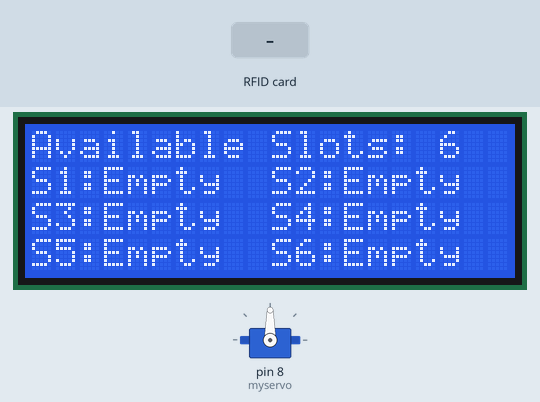
A sketch run on a simulated Arduino Uno, built with avr-gcc and run on an emulated ATmega328P. On the bench: servo, 20×4 character LCD. Wiring (inferred from the names in the program): 8 × IR receiver: data pin 2 / data pin 3 / data pin 4 / data pin 5 / data pin 6 / data pin 7 / data A0 / data A1. The inputs (shaded band) are chosen by the test bench. What the sketch prints to the serial monitor is not drawn.

Above: at 3.3 s.
3.4 s: RFID card A3 FC E7 1A held to the reader
At 3.8 s:
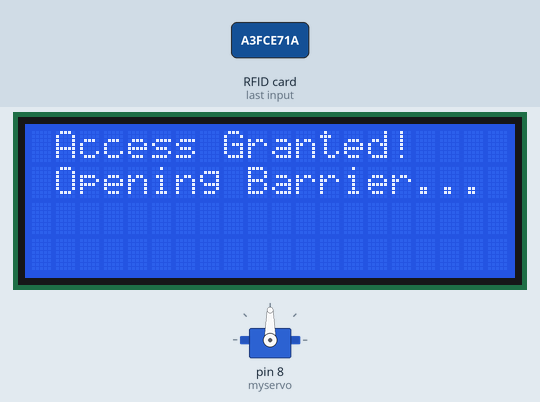
6.4 s: RFID card 5E 7A 19 C4 held to the reader
At 7.5 s:
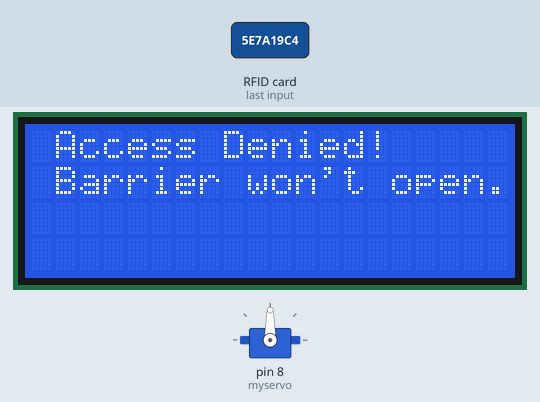
9.4 s: RFID card 99 AA 24 74 held to the reader
At 12.6 s:
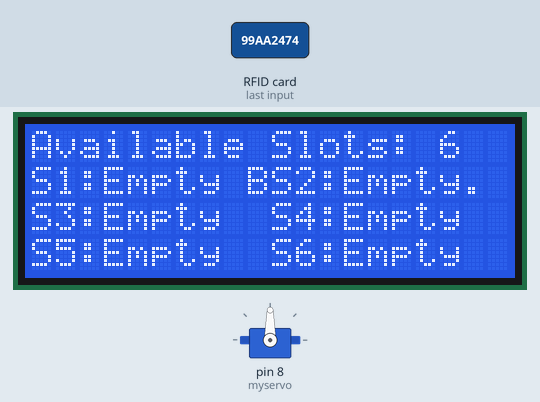
Timing chart, 0 to 14.1 s (numbered marks = the images above; inputs shaded):
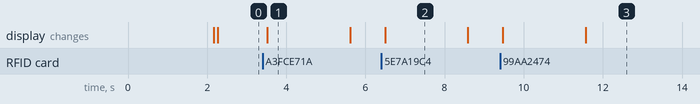

Measured:
- after the input at 3.4 s, the display: changes after 0.12 s (image 1)
- after the input at 6.4 s, the display: changes after 0.10 s (image 2)
- after the input at 9.4 s, the display: first changes after 0.07 s (image 3 shows a later state)
- what the display in image 1 shows lasts 2.1 s, from 3.5 s to 5.6 s

The sketch:

Car_Parking_System_LCD.ino
```cpp
#include <Servo.h>  // includes the servo library
#include <Wire.h>
#include <LiquidCrystal_I2C.h>
#include <SPI.h>
#include <MFRC522.h>

#define RST_PIN 9
#define SS_PIN 10
LiquidCrystal_I2C lcd(0x27, 20, 4);

Servo myservo;
byte readCard[4];
String MasterTag1 = "441BB71";  // REPLACE this Tag ID with your Tag ID!!!
String MasterTag2 = "A3FCE71A";  // REPLACE this Tag ID with your Tag ID!!!
String MasterTag3 = "99AA2474";  // REPLACE this Tag ID with your Tag ID!!!
String tagID = "";
boolean scan = false;

// Create instances
MFRC522 mfrc522(SS_PIN, RST_PIN);

#define ir_enter A0
#define ir_back A1

#define ir_car1 2
#define ir_car2 3
#define ir_car3 4
#define ir_car4 5
#define ir_car5 6
#define ir_car6 7

int rembal = 100;
int balance;
int S1 = 0, S2 = 0, S3 = 0, S4 = 0, S5 = 0, S6 = 0;
int flag1 = 0, flag2 = 0;
int slot = 6;
unsigned long barrierTimer = 0; // Timer for the barrier
unsigned long entryTime = 0; // Timer for entry
const unsigned long barrierDelay = 3000; // 3 seconds delay for the barrier
const unsigned long exitDelay = 3000; // 3 seconds delay after entry

void setup() {
  Serial.begin(9600);
  SPI.begin();         // SPI bus
  mfrc522.PCD_Init();  // MFRC522
  pinMode(ir_car1, INPUT);
  pinMode(ir_car2, INPUT);
  pinMode(ir_car3, INPUT);
  pinMode(ir_car4, INPUT);
  pinMode(ir_car5, INPUT);
  pinMode(ir_car6, INPUT);

  pinMode(ir_enter, INPUT);
  pinMode(ir_back, INPUT);

  myservo.attach(8);
  myservo.write(90); // Start with the barrier closed

  lcd.init();
  lcd.backlight();
  lcd.setCursor(0, 0);
  lcd.print("      IoT Based   ");
  lcd.setCursor(0, 1);
  lcd.print("    Car  Parking     ");
  lcd.setCursor(0, 2);
  lcd.print("       System     ");
  delay(2000);
  lcd.clear();
}

void loop() {
  Read_Sensor();  // Read the sensor data in each loop iteration

  // Calculate available slots based on the IR sensor data
  int totalFilledSlots = S1 + S2 + S3 + S4 + S5 + S6;
  slot = 6 - totalFilledSlots;  // Assuming there are 6 total slots

  // RFID Logic
  while (getID()) {
    if (tagID == MasterTag1 || tagID == MasterTag2 || tagID == MasterTag3) {
      scan = true;
      rembal = rembal - 20;
      if (rembal < 0) {
        scan = false;
        rembal = 0;
        lcd.clear();
        lcd.setCursor(0, 0);
        lcd.print(" Sorry Low Balance");
      } else {
        lcd.clear();
        lcd.setCursor(0, 0);
        lcd.print(" Access Granted!");
        lcd.setCursor(0, 1);
        lcd.print(" Opening Barrier...");
      }
      Serial.println(rembal);
      Serial.println(scan);
    } else {
      lcd.clear();
      lcd.setCursor(0, 0);
      lcd.print(" Access Denied!");
      lcd.setCursor(0, 1);
      lcd.print(" Barrier won't open.");
    }
    Serial.print(" ID : ");
    Serial.println(tagID);
    delay(2000);
  }

  // Update the LCD with available slots and their status
  lcd.setCursor(0, 0);
  lcd.print("Available Slots: ");
  lcd.print(slot);
  lcd.print(" ");

  // Display slot statuses
  lcd.setCursor(0, 1);
  lcd.print("S1:"); lcd.print(S1 == 1 ? "Fill " : "Empty");
  lcd.setCursor(10, 1);
  lcd.print("S2:"); lcd.print(S2 == 1 ? "Fill " : "Empty");

  lcd.setCursor(0, 2);
  lcd.print("S3:"); lcd.print(S3 == 1 ? "Fill " : "Empty");
  lcd.setCursor(10, 2);
  lcd.print("S4:"); lcd.print(S4 == 1 ? "Fill " : "Empty");

  lcd.setCursor(0, 3);
  lcd.print("S5:"); lcd.print(S5 == 1 ? "Fill " : "Empty");
  lcd.setCursor(10, 3);
  lcd.print("S6:"); lcd.print(S6 == 1 ? "Fill " : "Empty");

  // Entry Logic
  if (digitalRead(ir_enter) == 0 && flag1 == 0 && scan == true) {
    if (slot > 0) {
      flag1 = 1;
      scan = false;
      // Open the barrier
      for (int i = 90; i < 180; i++) {
        myservo.write(i);
        delay(5);
      }
      delay(1000);  // Keep the barrier open for a moment
      slot = slot - 1;  // Decrease available slots
      lcd.clear();
      lcd.setCursor(0, 0);
      lcd.print(" Welcome! Entering...");
      delay(1000);

      // Set entry time
      entryTime = millis(); // Start the entry timer
      barrierTimer = millis(); // Start the barrier timer
    } else {
      lcd.clear();
      lcd.setCursor(0, 0);
      lcd.print(" Sorry Parking Full ");
      delay(1500);
    }
  }

  // Exit Logic
  if (digitalRead(ir_back) == 0 && flag2 == 0) {
    // Check if 3 seconds have passed since entry
    if (millis() - entryTime >= exitDelay) {
      flag2 = 1;
      // Open the barrier for exiting
      for (int i = 90; i < 180; i++) {
        myservo.write(i);
        delay(5);
      }
      slot = slot + 1;  // Increase available slots
      lcd.clear();
      lcd.setCursor(0, 0);
      lcd.print(" Thank you! Exiting...");
      delay(1000);

      // Set barrier timer
      barrierTimer = millis(); // Start the timer
    }
  }

  // Check if the barrier timer has elapsed
  if ((flag1 == 1 || flag2 == 1) && (millis() - barrierTimer >= barrierDelay)) {
    // Close the barrier
    for (int i = 180; i > 90; i--) {
      myservo.write(i);
      delay(5);
    }

    // Reset flags
    flag1 = 0;
    flag2 = 0;
  }

  // Send data to ESP32
  serialsend();
}

// Read new tag if available
boolean getID() {
  // Getting ready for Reading PICCs
  if (!mfrc522.PICC_IsNewCardPresent()) {  // If a new PICC placed to RFID reader continue
    return false;
  }
  if (!mfrc522.PICC_ReadCardSerial()) {  // Since a PICC placed get Serial and continue
    return false;
  }
  tagID = "";
  for (uint8_t i = 0; i < 4; i++) {  // The MIFARE PICCs that we use have 4 byte UID
    tagID.concat(String(mfrc522.uid.uidByte[i], HEX));  // Adds the 4 bytes in a single String variable
  }
  tagID.toUpperCase();
  mfrc522.PICC_HaltA();  // Stop reading
  return true;
}

void serialsend() {
  Serial.println(String(S1) + "," + String(S2) + "!" + String(S3) + "#" + String(S4) + "$" + String(S5) + "%" + String(S6) + "^" + String(rembal));
}

void Read_Sensor() {
  S1 = digitalRead(ir_car1) == 0 ? 1 : 0;  // Detect if car is in slot 1
  S2 = digitalRead(ir_car2) == 0 ? 1 : 0;  // Detect if car is in slot 2
  S3 = digitalRead(ir_car3) == 0 ? 1 : 0;  // Detect if car is in slot 3
  S4 = digitalRead(ir_car4) == 0 ? 1 : 0;  // Detect if car is in slot 4
  S5 = digitalRead(ir_car5) == 0 ? 1 : 0;  // Detect if car is in slot 5
  S6 = digitalRead(ir_car6) == 0 ? 1 : 0;  // Detect if car is in slot 6
}
```
